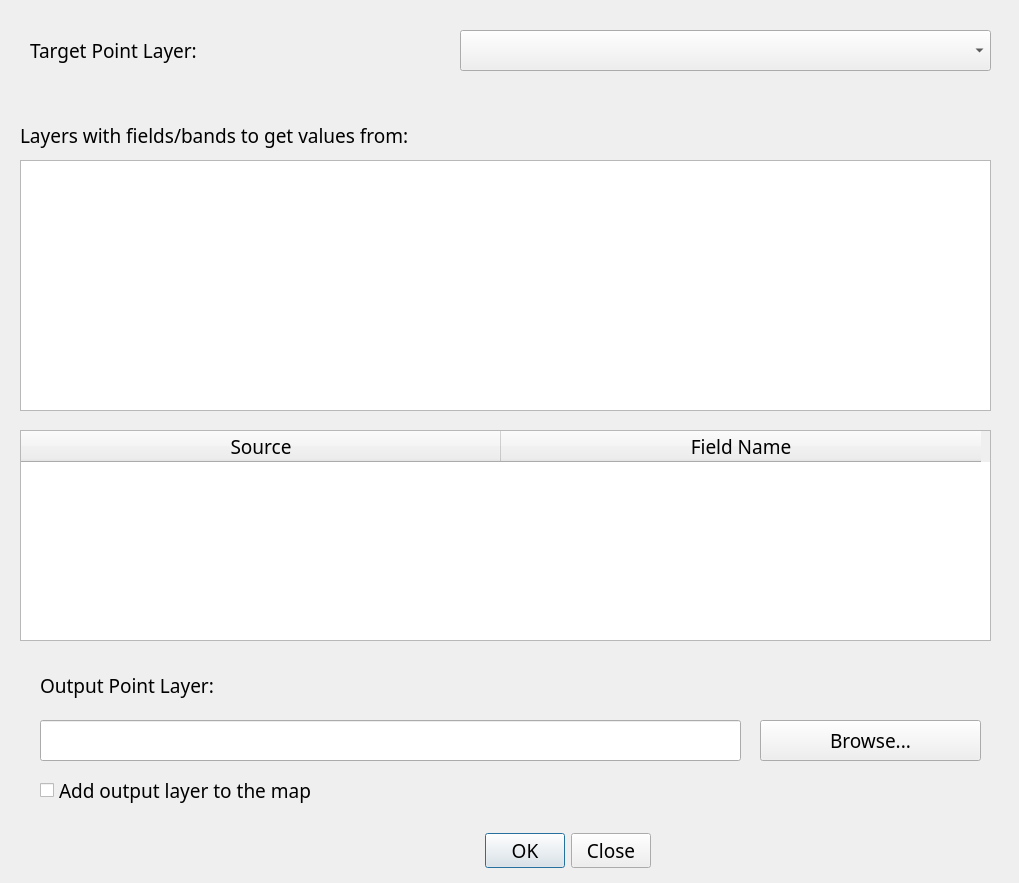
<?xml version="1.0" encoding="UTF-8"?>
<ui version="4.0">
 <class>ExtractToPointsDialog</class>
 <widget class="QDialog" name="ExtractToPointsDialog">
  <property name="geometry">
   <rect>
    <x>0</x>
    <y>0</y>
    <width>1019</width>
    <height>883</height>
   </rect>
  </property>
  <property name="windowTitle">
   <string>ExtractToPoints</string>
  </property>
  <widget class="QWidget" name="widget_2" native="true">
   <property name="geometry">
    <rect>
     <x>10</x>
     <y>100</y>
     <width>1001</width>
     <height>551</height>
    </rect>
   </property>
   <property name="font">
    <font>
     <family>Source Code Variable</family>
     <pointsize>14</pointsize>
    </font>
   </property>
   <widget class="QLabel" name="label_2">
    <property name="geometry">
     <rect>
      <x>10</x>
      <y>10</y>
      <width>961</width>
      <height>51</height>
     </rect>
    </property>
    <property name="sizePolicy">
     <sizepolicy hsizetype="Preferred" vsizetype="Fixed">
      <horstretch>0</horstretch>
      <verstretch>0</verstretch>
     </sizepolicy>
    </property>
    <property name="font">
     <font>
      <family>Source Code Variable</family>
      <pointsize>14</pointsize>
     </font>
    </property>
    <property name="text">
     <string>Layers with fields/bands to get values from:</string>
    </property>
   </widget>
   <widget class="QListWidget" name="SourceField">
    <property name="geometry">
     <rect>
      <x>10</x>
      <y>60</y>
      <width>971</width>
      <height>251</height>
     </rect>
    </property>
    <property name="font">
     <font>
      <family>Source Code Variable</family>
      <pointsize>14</pointsize>
     </font>
    </property>
    <property name="cursor" stdset="0">
     <cursorShape>ArrowCursor</cursorShape>
    </property>
    <property name="editTriggers">
     <set>QAbstractItemView::DoubleClicked|QAbstractItemView::EditKeyPressed</set>
    </property>
    <property name="selectionMode">
     <enum>QAbstractItemView::ExtendedSelection</enum>
    </property>
    <property name="viewMode">
     <enum>QListView::ListMode</enum>
    </property>
   </widget>
   <widget class="QTableWidget" name="FieldsTable">
    <property name="geometry">
     <rect>
      <x>10</x>
      <y>330</y>
      <width>971</width>
      <height>211</height>
     </rect>
    </property>
    <property name="font">
     <font>
      <family>Source Code Variable</family>
      <pointsize>14</pointsize>
     </font>
    </property>
    <property name="autoScrollMargin">
     <number>16</number>
    </property>
    <property name="editTriggers">
     <set>QAbstractItemView::AnyKeyPressed|QAbstractItemView::DoubleClicked|QAbstractItemView::EditKeyPressed</set>
    </property>
    <property name="dragDropOverwriteMode">
     <bool>false</bool>
    </property>
    <property name="alternatingRowColors">
     <bool>false</bool>
    </property>
    <property name="selectionMode">
     <enum>QAbstractItemView::SingleSelection</enum>
    </property>
    <property name="selectionBehavior">
     <enum>QAbstractItemView::SelectRows</enum>
    </property>
    <property name="gridStyle">
     <enum>Qt::SolidLine</enum>
    </property>
    <property name="wordWrap">
     <bool>false</bool>
    </property>
    <property name="cornerButtonEnabled">
     <bool>false</bool>
    </property>
    <property name="rowCount">
     <number>0</number>
    </property>
    <property name="columnCount">
     <number>2</number>
    </property>
    <attribute name="horizontalHeaderDefaultSectionSize">
     <number>480</number>
    </attribute>
    <attribute name="horizontalHeaderMinimumSectionSize">
     <number>31</number>
    </attribute>
    <column>
     <property name="text">
      <string>Source</string>
     </property>
    </column>
    <column>
     <property name="text">
      <string>Field Name</string>
     </property>
    </column>
   </widget>
  </widget>
  <widget class="QWidget" name="widget_1" native="true">
   <property name="geometry">
    <rect>
     <x>10</x>
     <y>10</y>
     <width>991</width>
     <height>80</height>
    </rect>
   </property>
   <property name="font">
    <font>
     <family>Source Code Variable</family>
     <pointsize>14</pointsize>
    </font>
   </property>
   <widget class="QLabel" name="label_1">
    <property name="geometry">
     <rect>
      <x>20</x>
      <y>20</y>
      <width>421</width>
      <height>41</height>
     </rect>
    </property>
    <property name="font">
     <font>
      <family>Source Code Variable</family>
      <pointsize>14</pointsize>
     </font>
    </property>
    <property name="text">
     <string>Target Point Layer:</string>
    </property>
   </widget>
   <widget class="QComboBox" name="TargetLayer">
    <property name="geometry">
     <rect>
      <x>450</x>
      <y>20</y>
      <width>531</width>
      <height>41</height>
     </rect>
    </property>
    <property name="font">
     <font>
      <family>Source Code Variable</family>
      <pointsize>14</pointsize>
     </font>
    </property>
   </widget>
  </widget>
  <widget class="QWidget" name="widget_3" native="true">
   <property name="geometry">
    <rect>
     <x>20</x>
     <y>660</y>
     <width>981</width>
     <height>161</height>
    </rect>
   </property>
   <property name="font">
    <font>
     <family>Source Code Variable</family>
     <pointsize>14</pointsize>
    </font>
   </property>
   <widget class="QLabel" name="label_3">
    <property name="geometry">
     <rect>
      <x>20</x>
      <y>10</y>
      <width>421</width>
      <height>31</height>
     </rect>
    </property>
    <property name="font">
     <font>
      <family>Source Code Variable</family>
      <pointsize>14</pointsize>
     </font>
    </property>
    <property name="text">
     <string>Output Point Layer:</string>
    </property>
   </widget>
   <widget class="QLineEdit" name="OutLayer">
    <property name="geometry">
     <rect>
      <x>20</x>
      <y>60</y>
      <width>701</width>
      <height>41</height>
     </rect>
    </property>
    <property name="font">
     <font>
      <family>Source Code Variable</family>
      <pointsize>14</pointsize>
     </font>
    </property>
   </widget>
   <widget class="QToolButton" name="BrowseButton">
    <property name="geometry">
     <rect>
      <x>740</x>
      <y>60</y>
      <width>221</width>
      <height>41</height>
     </rect>
    </property>
    <property name="font">
     <font>
      <family>Source Code Variable</family>
      <pointsize>14</pointsize>
     </font>
    </property>
    <property name="text">
     <string>Browse...</string>
    </property>
   </widget>
   <widget class="QCheckBox" name="AddToMap">
    <property name="geometry">
     <rect>
      <x>20</x>
      <y>110</y>
      <width>391</width>
      <height>41</height>
     </rect>
    </property>
    <property name="font">
     <font>
      <family>Source Code Variable</family>
      <pointsize>14</pointsize>
     </font>
    </property>
    <property name="text">
     <string>Add output layer to the map</string>
    </property>
   </widget>
  </widget>
  <widget class="QDialogButtonBox" name="buttonBox">
   <property name="enabled">
    <bool>true</bool>
   </property>
   <property name="geometry">
    <rect>
     <x>360</x>
     <y>830</y>
     <width>291</width>
     <height>41</height>
    </rect>
   </property>
   <property name="sizePolicy">
    <sizepolicy hsizetype="Fixed" vsizetype="Fixed">
     <horstretch>0</horstretch>
     <verstretch>0</verstretch>
    </sizepolicy>
   </property>
   <property name="font">
    <font>
     <family>Source Code Variable</family>
     <pointsize>14</pointsize>
    </font>
   </property>
   <property name="layoutDirection">
    <enum>Qt::LeftToRight</enum>
   </property>
   <property name="autoFillBackground">
    <bool>false</bool>
   </property>
   <property name="orientation">
    <enum>Qt::Horizontal</enum>
   </property>
   <property name="standardButtons">
    <set>QDialogButtonBox::Close|QDialogButtonBox::Ok</set>
   </property>
   <property name="centerButtons">
    <bool>false</bool>
   </property>
  </widget>
 </widget>
 <resources/>
 <connections/>
</ui>
